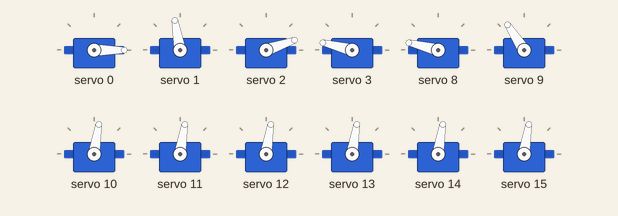
This sketch was run on a simulated Arduino Uno, built with avr-gcc and run on an emulated ATmega328P. On the bench: 12 × servo.

Above: at 0.1 s.
At 8.2 s:
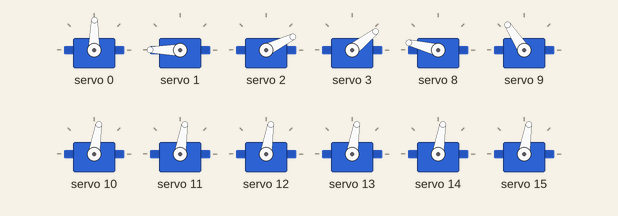
At 12.2 s:
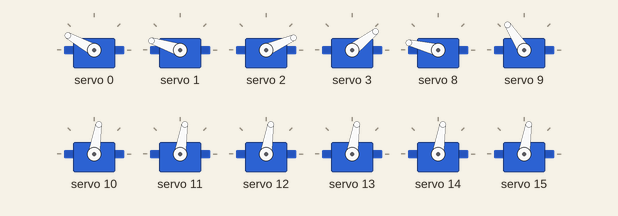
At 18.1 s:
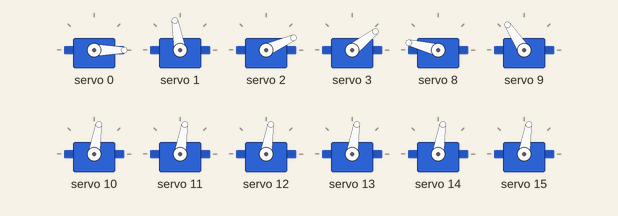
At 23.97 s:
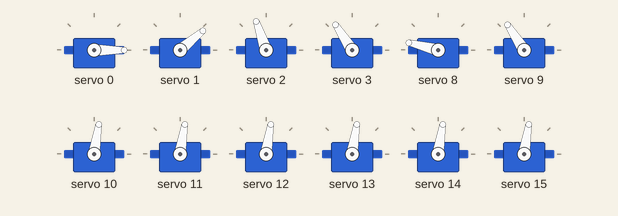
At 38.81 s:
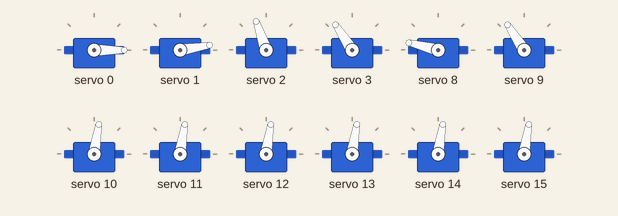
Timing chart, 0 to 40.0 s (numbered marks = the images above):
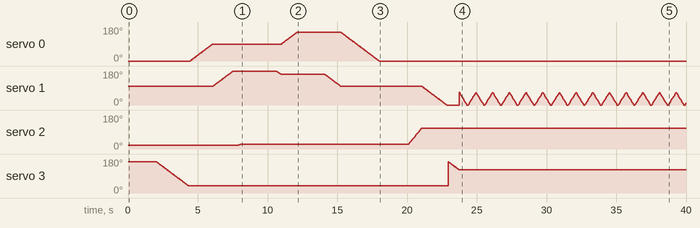

The sketch:

robot_humanoid_1.ino
```cpp
#include "HCPCA9685.h"
#define  I2CAdd 0x40

HCPCA9685 HCPCA9685(I2CAdd);
int pos = 0;

void setup()
{
  Serial.begin(9600);
  HCPCA9685.Init(SERVO_MODE);
  HCPCA9685.Sleep(false);

  HCPCA9685.Servo(0, 0);
  HCPCA9685.Servo(1, 220);
  HCPCA9685.Servo(2, 50);
  HCPCA9685.Servo(3, 360);

  HCPCA9685.Servo(8, 360);
  HCPCA9685.Servo(9, 270);
  HCPCA9685.Servo(10, 180);
  HCPCA9685.Servo(11, 180);

  HCPCA9685.Servo(12, 180);
  HCPCA9685.Servo(13, 180);
  HCPCA9685.Servo(14, 180);
  HCPCA9685.Servo(15, 180);

//  for (pos = 270; pos >= 180; pos -= 3) {
//    HCPCA9685.Servo(5, pos);
//    delay(30);
//  }

    delay(2000);
    for (pos = 360; pos >= 90; pos -= 3){
    HCPCA9685.Servo(3, pos);
    delay(25);
    }
    for (pos = 0; pos <= 200; pos += 3){
    HCPCA9685.Servo(0, pos);
    delay(25);
    }
    for (pos = 220; pos <= 420; pos += 3){
    HCPCA9685.Servo(1, pos);
    delay(25);
    }
    for (pos = 50; pos <= 65; pos += 1){
    HCPCA9685.Servo(2, pos);
    delay(25);
    }


    delay(2000);

    for (pos = 65; pos >= 60; pos -= 1){
    HCPCA9685.Servo(2, pos);
    delay(25);
    }
    for (pos = 420; pos >= 350; pos -= 3){
    HCPCA9685.Servo(1, pos);
    delay(25);
    }
    for (pos = 200; pos <= 330; pos += 3){
    HCPCA9685.Servo(0, pos);
    delay(25);
    }

    delay(2000);

    for (pos = 350; pos >= 220; pos -= 3){
    HCPCA9685.Servo(1, pos);
    delay(25);
    }
    for (pos = 330; pos >= 0; pos -= 3){
    HCPCA9685.Servo(0, pos);
    delay(25);
    }

    delay(2000);

    for (pos = 65; pos <= 240; pos += 3){
    HCPCA9685.Servo(2, pos);
    delay(15);
    }
    for (pos = 220; pos >= 0; pos -= 3){
    HCPCA9685.Servo(1, pos);
    delay(25);
    }
    for (pos = 360; pos >= 270; pos -= 3){
    HCPCA9685.Servo(3, pos);
    delay(25);
    }

}

void loop()
{

  for (pos = 150; pos >= 0; pos -= 4) {
    HCPCA9685.Servo(1, pos);
    delay(15);
  }
  for (pos = 0; pos <= 150; pos += 4) {
    // in steps of 1 degree
    HCPCA9685.Servo(1, pos);;
    delay(15);
  }
}
```
